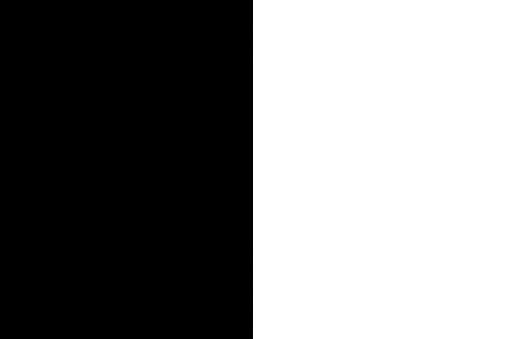
#> input picture 2_edge_detection/Image.jpg, 509 x 339 px, found by its file name
$ jupyter execute --allow-errors edge_detection.ipynb
#> lines starting #> are read from the running program, lines starting #| are printed output that depends on the picture
[cell 1]
import numpy as np
import cv2

[cell 2]
image = cv2.imread('image.jpg')
#> image is the input picture: shape (339, 509, 3); min 0, max 255, mean 128.3

## So as we can see it's a color image as it has 3 channels

[cell 3]
image.shape
#> Out = (339, 509, 3)

## To see the image

[cell 4]
#cv2.imshow('Image',image)
#cv2.waitKey(0)
#cv2.destroyAllWindows()

## To convert it to a grayscale image

[cell 5]
image = cv2.imread('image.jpg',cv2.IMREAD_GRAYSCALE)
#> image: shape (339, 509); min 0, max 255, mean 128.3

## Now as we can see it's a grayscale image

[cell 6]
image.shape
#> Out = (339, 509)

[cell 7]
image

[cell 8]
sobel_vertical = np.array([[-1,0,1],
                           [-2,0,2],
                           [-1,0,1]])

[cell 9]
sobel_vertical

[cell 10]
rows, cols = image.shape
#> rows = 339; cols = 509

[cell 11]
rows
#> Out = 339

[cell 12]
cols
#> Out = 509

[cell 13]
rows, cols
#> Out = (339, 509)

## As we know the resulted shape is n-k+1

[cell 14]
k = sobel_vertical.shape[0]

[cell 15]
k

## As we know np.zeros takes a tuple and create a matrix by tuple

[cell 16]
np.zeros((10,10))

## So to create the output matrix we'll use the same n-k+1 formula

[cell 17]
output_matrix = np.zeros((rows - k + 1, cols - k + 1))

[cell 18]
output_matrix

## So now we'll iterate through all the pixel values to create the output image

[cell 19]
for i in range(1,rows+1):
    print(i)

[cell 20]
# [7 lines of commented-out code are left out]

## To select the first 3X3 matrix, fancy indexing is used

[cell 21]
for i in range(1, rows+1):
    for j in range(1, cols+1):
        region = image[i-1:i+2, j-1:j+2]
        print(region)
        break
    break

## Problem going with rows+1

### This code is looping from 1 to rows+1 and 1 to cols+1.
### However, when i or j reach the edges of the image (rows+1 or cols+1), the slice image[i-1:i+2, j-1:j+2] will try to access parts of the image outside its boundaries.
### For example, when i = rows, image[i-1:i+2, j-1:j+2] tries to access image[rows-1:rows+2, j-1:j+2], which extends beyond the image boundaries, resulting in a region with a shape like (3, 2) instead of (3, 3).

#> (a cell that did not finish here is left out)

[cell 23]
for i in range(1, rows-1):
    for j in range(1, cols-1):
        region = image[i-1:i+2, j-1:j+2]
        output_matrix[i-1, j-1] = np.sum(region * sobel_vertical)
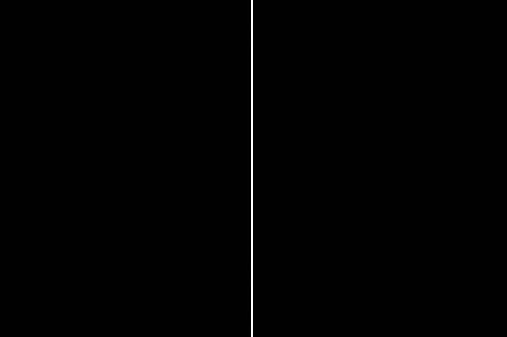
#> output_matrix: shape (337, 507) float64; min -8, max 1020, mean 4; drawn with min black and max white

[cell 24]
output_matrix

## To plot the images

[cell 25]
import matplotlib.pyplot as plt

## Now when we plot we can how the edge is detected

[cell 26]
plt.figure = plt.figure(figsize=(10,5))
plt.subplot(1,2,1)
plt.title('Original image')
plt.imshow(image,cmap='gray')
plt.axis('off')

plt.subplot(1,2,2)
plt.title('Sobel Edge output')
plt.imshow(output_matrix,cmap='gray')
plt.axis('off')
#> (the rest of this cell did not finish here and is left out)

## The same thing can be done by the help of sobel packages

[cell 27]
sobel_output = cv2.filter2D(image,-1,sobel_vertical)

[cell 28]
sobel_output.shape
#> Out = (339, 509)

## Now if we plot we'll see similar output (May have to run this cell independently)

#> (a cell that did not finish here is left out)

## let's it al together

[cell 30]
import numpy as np
import cv2
import matplotlib.pyplot as plt
image = cv2.imread('image.jpg',cv2.IMREAD_GRAYSCALE)
sobel_vertical = np.array([[-1,0,1],
                           [-2,0,2],
                           [-1,0,1]])
sobel_output = cv2.filter2D(image,-1,sobel_vertical)
#> (the rest of this cell did not finish here and is left out)

## Let's do the same thing with the horizontal sobel
## As we can we don't see any edges in the output because there's no horizontal edges in the original image

[cell 31]
import numpy as np
import cv2
import matplotlib.pyplot as plt
image = cv2.imread('image.jpg',cv2.IMREAD_GRAYSCALE)
sobel_vertical = np.array([[+1,+2,+1],
                           [0,0,0],
                           [-1,-2,-1]])
sobel_output = cv2.filter2D(image,-1,sobel_vertical)
#> (the rest of this cell did not finish here and is left out)

## Let's try the blur kernel, it's not that clear because the not many subject in the image

[cell 32]
import numpy as np
import cv2
import matplotlib.pyplot as plt
image = cv2.imread('image.jpg',cv2.IMREAD_GRAYSCALE)
sobel_vertical = np.array([[1/9, 1/9, 1/9],
                           [1/9, 1/9, 1/9],
                           [1/9, 1/9, 1/9]])
sobel_output = cv2.filter2D(image,-1,sobel_vertical)
#> (the rest of this cell did not finish here and is left out)

## Let's try with some other images

[cell 33]
import numpy as np
import cv2
import matplotlib.pyplot as plt
image_rose = cv2.imread('rose.jpg',cv2.IMREAD_GRAYSCALE)
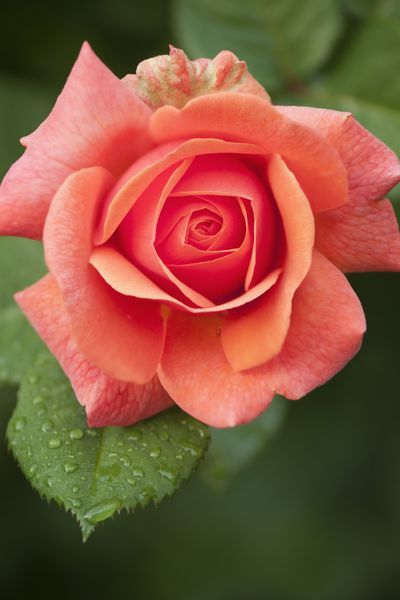
#> input picture 2_edge_detection/rose.jpg, 400 x 600 px
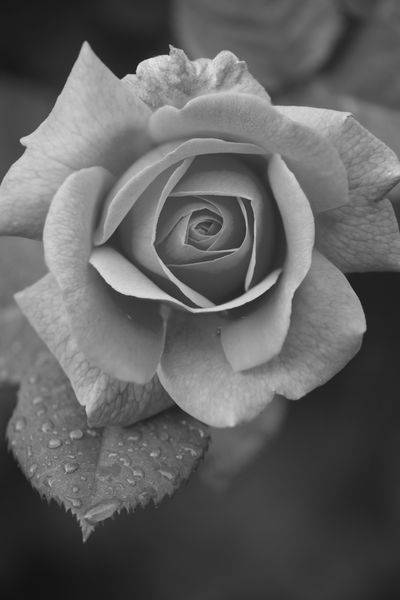
#> image_rose: shape (600, 400); min 15, max 230, mean 97
sobel_vertical = np.array([[1/9, 1/9, 1/9],
                           [1/9, 1/9, 1/9],
                           [1/9, 1/9, 1/9]])
sobel_output = cv2.filter2D(image_rose,-1,sobel_vertical)
#> sobel_output: shape (600, 400)
#> (the rest of this cell did not finish here and is left out)
